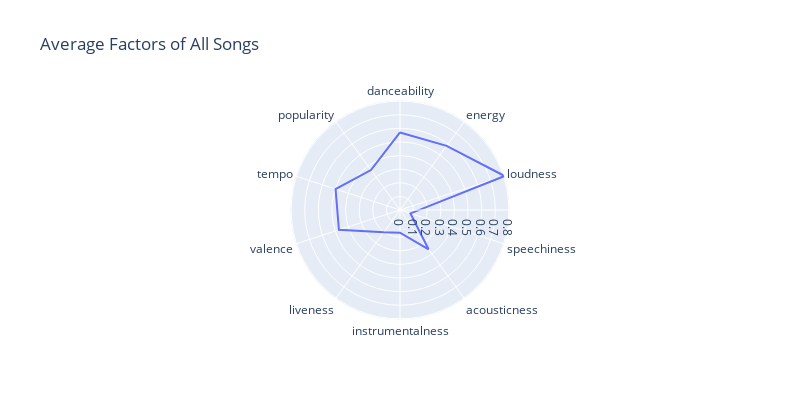

Write notebook code for a chart like this one.
### Code cell
#  kindly visualize this with a line_polar using plotly express
fig = px.line_polar(ave_song_qualities, 
                    r=ave_song_qualities,
                    theta=relevant_qualities,
                    line_close=True,
                    title="Average Factors of All Songs")

fig.update_layout(
    autosize=False,
    width=800,
    height=400)

fig.show()

### Figure 1 — Plotly figure (JSON) as saved in the notebook; plotly's stock layout.template omitted (floating-point values rounded to 4 significant figures)
{"data": [{"hovertemplate": "r=%{r}<br>theta=%{theta}<extra></extra>", "legendgroup": "", "line": {"color": "#636efa", "dash": "solid"}, "marker": {"symbol": "circle"}, "mode": "lines", "name": "", "r": [0.5697, 0.5829, 0.8084, 0.08107, 0.3568, 0.167, 0.2021, 0.472, 0.4978, 0.3631, 0.5697], "showlegend": false, "subplot": "polar", "theta": ["danceability", "energy", "loudness", "speechiness", "acousticness", "instrumentalness", "liveness", "valence", "tempo", "popularity", "danceability"], "type": "scatterpolar"}], "layout": {"autosize": false, "height": 400, "legend": {"tracegroupgap": 0}, "polar": {"angularaxis": {"direction": "clockwise", "rotation": 90}, "domain": {"x": [0, 1], "y": [0, 1]}}, "title": {"text": "Average Factors of All Songs"}, "width": 800}}
